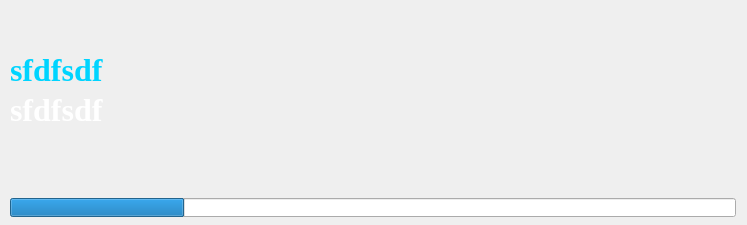
<?xml version="1.0" encoding="UTF-8"?>
<ui version="4.0">
 <class>Form</class>
 <widget class="QWidget" name="Form">
  <property name="geometry">
   <rect>
    <x>0</x>
    <y>0</y>
    <width>747</width>
    <height>225</height>
   </rect>
  </property>
  <property name="minimumSize">
   <size>
    <width>747</width>
    <height>225</height>
   </size>
  </property>
  <property name="maximumSize">
   <size>
    <width>747</width>
    <height>225</height>
   </size>
  </property>
  <property name="windowTitle">
   <string>Отправка</string>
  </property>
  <property name="windowIcon">
   <iconset>
    <normaloff>images/cloud.png</normaloff>images/cloud.png</iconset>
  </property>
  <widget class="QLabel" name="label">
   <property name="geometry">
    <rect>
     <x>0</x>
     <y>0</y>
     <width>747</width>
     <height>225</height>
    </rect>
   </property>
   <property name="text">
    <string/>
   </property>
   <property name="pixmap">
    <pixmap>images/isend.png</pixmap>
   </property>
  </widget>
  <widget class="QProgressBar" name="pB">
   <property name="geometry">
    <rect>
     <x>10</x>
     <y>198</y>
     <width>726</width>
     <height>19</height>
    </rect>
   </property>
   <property name="value">
    <number>24</number>
   </property>
   <property name="textVisible">
    <bool>false</bool>
   </property>
   <property name="orientation">
    <enum>Qt::Horizontal</enum>
   </property>
   <property name="textDirection">
    <enum>QProgressBar::BottomToTop</enum>
   </property>
  </widget>
  <widget class="QLabel" name="lbAct">
   <property name="geometry">
    <rect>
     <x>10</x>
     <y>50</y>
     <width>321</width>
     <height>41</height>
    </rect>
   </property>
   <property name="font">
    <font>
     <family>Times New Roman</family>
     <pointsize>24</pointsize>
     <weight>75</weight>
     <bold>true</bold>
    </font>
   </property>
   <property name="text">
    <string>&lt;html&gt;&lt;head/&gt;&lt;body&gt;&lt;p&gt;&lt;span style=&quot; color:#00d4ff;&quot;&gt;sfdfsdf&lt;/span&gt;&lt;/p&gt;&lt;/body&gt;&lt;/html&gt;</string>
   </property>
  </widget>
  <widget class="QLabel" name="lbFile">
   <property name="geometry">
    <rect>
     <x>10</x>
     <y>90</y>
     <width>461</width>
     <height>41</height>
    </rect>
   </property>
   <property name="font">
    <font>
     <family>Times New Roman</family>
     <pointsize>24</pointsize>
     <weight>75</weight>
     <bold>true</bold>
    </font>
   </property>
   <property name="text">
    <string>&lt;html&gt;&lt;head/&gt;&lt;body&gt;&lt;p&gt;&lt;span style=&quot; color:#ffffff;&quot;&gt;sfdfsdf&lt;/span&gt;&lt;/p&gt;&lt;/body&gt;&lt;/html&gt;</string>
   </property>
  </widget>
 </widget>
 <resources/>
 <connections/>
</ui>
